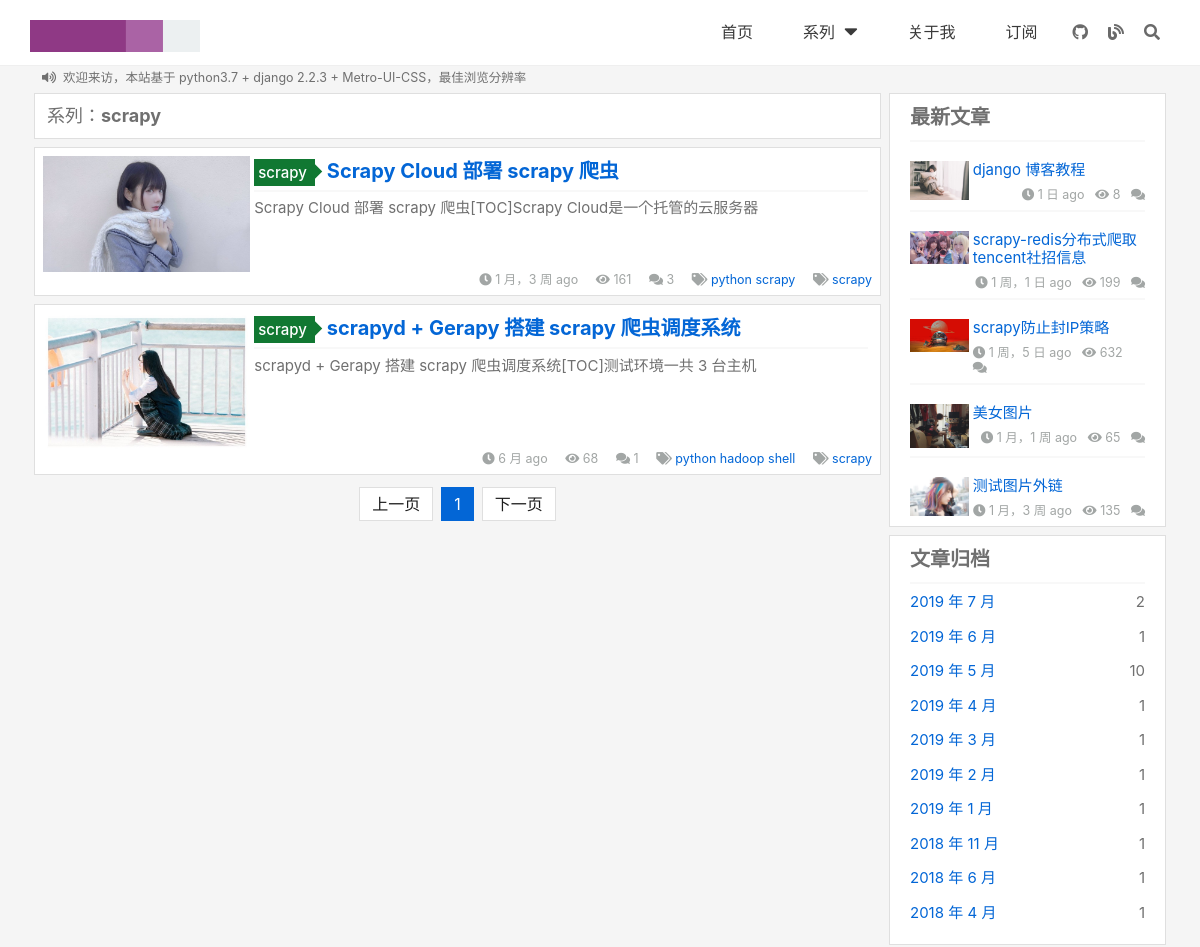
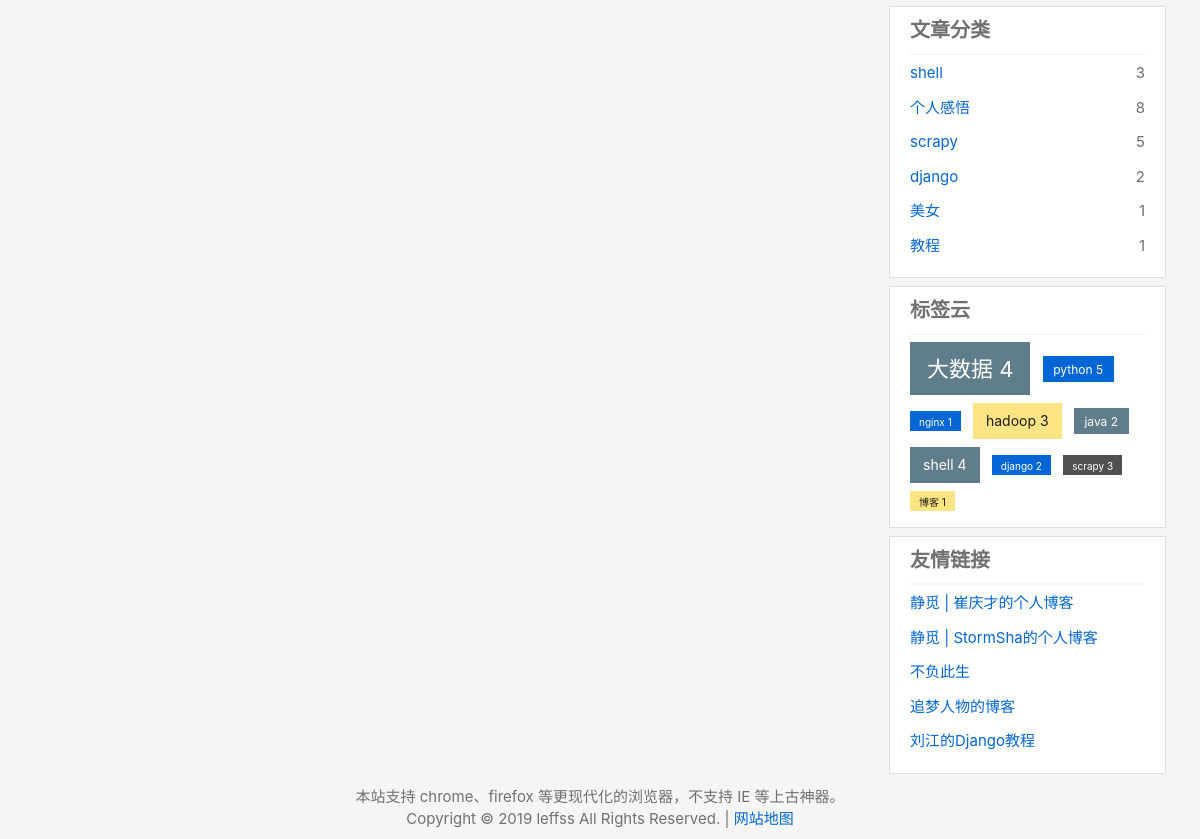
/series/1, run on the app's committed database (2 pictures, top to bottom).
### blog/models.py (models this page shows, shortened)
class Notice(models.Model):
    STATUS_CHOICES = (
        ('0', '显示'),
        ('1', '不显示'),
    )
    content = models.CharField(max_length=100, unique=True, verbose_name='内容')
    add_time = models.DateTimeField(auto_now_add=True, verbose_name='添加时间')
    status = models.CharField(default=0, max_length=1, choices=STATUS_CHOICES, verbose_name='是否显示')
    class Meta:
        verbose_name = '公告'
        verbose_name_plural = '公告'
        ordering = ['-add_time']

class Base(models.Model):   # 基类模型
    name = models.CharField(max_length=32, unique=True, verbose_name='名称')
    created_time = models.DateTimeField(auto_now_add=True, verbose_name='添加时间')
    class Meta:
        abstract = True
        ordering = ['-created_time']

class Series(Base):
    class Meta:
        verbose_name = '文章系列'
        verbose_name_plural = '文章系列'    # 复数形式

class Post(models.Model):
    STATUS_CHOICES = (
        ('0', '发布'),
        ('1', '存稿'),
    )
    CATEGORYS_CHOICES = (
        ('0', '原创'),
        ('1', '转载'),
    )
    COMMENT_CHOICES = (
        (0, '可评论'),
        (1, '不可评论'),
    )
    title = models.CharField(max_length=70, verbose_name='标题', unique=True)
    body = MDTextField(verbose_name='内容')
    created_time = models.DateTimeField(auto_now_add=True, verbose_name='添加时间')
    modified_time = models.DateTimeField(auto_now=True, verbose_name='修改时间')
    excerpt = models.CharField(max_length=200, blank=True, verbose_name='预览', help_text='可为空')
    category = models.ForeignKey(Category, verbose_name='分类', on_delete=models.CASCADE)
    tags = models.ManyToManyField(Tag, blank=True, verbose_name='标签')
    author = models.ForeignKey(User, verbose_name='作者', on_delete=models.CASCADE)
    views = models.PositiveIntegerField(default=0, editable=False, verbose_name='阅读量')
    status = models.CharField(default=0, max_length=1, choices=STATUS_CHOICES, verbose_name='状态')      # 发布状态
    categorys = models.CharField(default=0, max_length=1, choices=CATEGORYS_CHOICES, verbose_name='类型')
    series = models.ForeignKey(Series, verbose_name='系列', null=True, blank=True, help_text='可为空', on_delete=models.CASCADE)        # 系列
    comment_status = models.SmallIntegerField(default=0, choices=COMMENT_CHOICES, verbose_name='评论状态')      # 评论状态
    def colored_status(self):   # 自定义字段在admin后台显示
        if self.status == '1':
            color_code = 'red'
            return format_html('<span style="color: {};">{}</span>', color_code, '存稿')
        else:
            return format_html('<span>{}</span>', '发布')
    colored_status.short_description = "状态"
    colored_status.admin_order_field = 'created_time'   # 排序字段
    def get_absolute_url(self):
        return reverse('blog:detail', kwargs={'pk': self.pk})
    class Meta:
        verbose_name = '文章'
        verbose_name_plural = '文章'
        ordering = ['-created_time']

class Category(Base):
    class Meta:
        verbose_name = '文章分类'
        verbose_name_plural = '文章分类'

class Tag(Base):
    class Meta:
        verbose_name = '文章标签'
        verbose_name_plural = '文章标签'

class Link(Base):
    url = models.URLField(unique=True, verbose_name='地址URL')
    description = models.CharField(max_length=255, default='没有添加描述', verbose_name='描述')
    class Meta:
        verbose_name = '友情链接'
        verbose_name_plural = '友情链接'

### blog/views.py (the view)
# urls.py: url(r'^series/(?P<pk>[0-9]+)$', views.SeriesView.as_view(), name='series'),
class SeriesView(IndexView):
    template_name = 'blog/archive.html'
    def get_queryset(self):
        series = get_object_or_404(Series, pk=self.kwargs.get('pk'))
        return super(SeriesView, self).get_queryset().filter(series=series)
    def get_context_data(self, **kwargs):
        context = super(SeriesView, self).get_context_data(**kwargs)
        series_name = Series.objects.filter(pk=self.kwargs.get('pk')).values()
        context.update({
            'page_title': "系列",
            'archive_name': series_name[0]['name'],
        })
        return context

### templates/blog/archive.html
{% extends 'base.html' %}
{% load staticfiles %}
{% load blog_tags %}
{% load humanize %}
{% get_posts_pic as posts_pic %}
{% block main %}
<div class="container-fluid border bd-default p-2 bg-white article_list">
	<h6 class="m-1">{{ page_title }}：<strong>{{ archive_name }}</strong></h6>
</div>
{% for post in post_list %}
<div class="container-fluid border bd-default mt-2 bg-white article_list">
	<div class="row p-2">
		<div class="cell-md-3 p-0">
			<a href="{{ post.get_absolute_url }}" title="阅读全文" target="_blank"><img class="article-pic" src="{% static 'blog/images/' %}{{ posts_pic | random }}" style="max-width:100%"></a>
		</div>
		<div class="cell-md-9 p-1">
			<h5 class="mt-0 ml-0 mr-0 mb-2">
				<span class="_cat mr-3 bg-lightgreen p-1">
					<span class="text-white"><a href="{% url 'blog:category' post.category.pk %}" class="text-white">{{ post.category.name }}</a></span>
					<div class="_info bg-lightgreen"></div>
				</span>
				<strong><a href="{{ post.get_absolute_url }}" title="阅读全文" target="_blank">{{ post.title }}</a></strong>
			</h5>
			<hr>
			<p class="mt-1">
				{{ post.excerpt|safe }}
			</p>
		</div>
		<div class="cell-md-12 p-0">
			<p class="d-flex flex-justify-end">
				<small class="text-gray">
					<i class="fas fa-clock"></i> {{ post.created_time | naturaltime }}&nbsp;&nbsp;&nbsp;&nbsp;
					<i class="fas fa-eye"></i> {{ post.views }}&nbsp;&nbsp;&nbsp;&nbsp;
					<i class="fas fa-comments"></i> {{ post.comment_set.count }}
					{%if post.tags.all %}
					&nbsp;&nbsp;&nbsp;&nbsp;<i class="fas fa-tags"></i>
					{% for tag in post.tags.all %}
					<a href="{% url 'blog:tag' tag.pk %}">{{ tag.name }} </a>
					{% endfor %}
					{% endif %}
					{%if post.series %}
					&nbsp;&nbsp;&nbsp;&nbsp;<i class="fas fa-tags"></i>
					<a href="{% url 'blog:series' post.series.pk %}">{{ post.series.name }} </a>
					{% endif %}
				</small>
			</p>
		</div>
	</div>
</div>
{% empty %}
<div class="container-fluid border bd-default mt-2 bg-white article_list p-2">
	<div><strong>暂无文章</strong></div>
</div>
{% endfor %}
<div class="article_list">
	<ul class="pagination primary mt-2 flex-justify-center">
	{% if is_paginated %}
		{% if page_obj.has_previous %}
			<li class="page-item"><a class="page-link" href="?{{ page_obj.previous_page_number.querystring }}">上一页</a></li>
		{% else %}
			<li class="page-item no-hover"><a class="page-link">上一页</a></li>
		{% endif %}
		{% for page in page_obj.pages %}
			{% if page %}
				{% ifequal page page_obj.number %}
				<li class="page-item active no-link"><a class="page-link" href="#">{{ page }}</a></li>
				{% else %}
					<li class="page-item"><a class="page-link" href="?{{ page.querystring }}">{{ page }}</a></li>
				{% endifequal %}
			{% else %}
				<li class="page-item no-link"><a class="page-link">...</a></li>
			{% endif %}
		{% endfor %}
		{% if page_obj.has_next %}
			<li class="page-item"><a class="page-link" href="?{{ page_obj.next_page_number.querystring }}">下一页</a></li>
		{% else %}
			<li class="page-item no-hover"><a class="page-link">下一页</a></li>
		{% endif %}
	{% else %}
		<li class="page-item no-hover"><a class="page-link">上一页</a></li>
		<li class="page-item active no-link"><a class="page-link" href="#">1</a></li>
		<li class="page-item no-hover"><a class="page-link">下一页</a></li>
	{% endif %}
	</ul>
</div>
{% endblock main %}

### templates/base.html (shortened to what this page needs)
{% load staticfiles %}
{% load blog_tags %}
{% load humanize %}
{% get_posts_pic as posts_pic %}
<!DOCTYPE html>
<html lang="en">
<head>
	<link href="{% static 'blog/css/highlights/github.css' %}" rel="stylesheet">
	<link href="{% static 'blog/css/metro-all.min.css' %}" rel="stylesheet">
	<link href="{% static 'blog/css/markdown/simple.css' %}" rel="stylesheet">
	<link rel="stylesheet" href="//use.fontawesome.com/releases/v5.8.2/css/all.css">
	<link href="{% static 'blog/css/coreNavigation-1.1.3.min.css' %}" rel="stylesheet">
	<link href="//cdn.bootcss.com/animate.css/3.5.2/animate.min.css" rel="stylesheet">
	<link href="{% static 'blog/css/iziModal.min.css' %}" rel="stylesheet">
	<link href="{% static 'blog/css/custom.css' %}" rel="stylesheet">
</head>
<body>
	<body class="bg-whitesmoke">
		<nav hidden class="header--fixed article_list" id="header">
			<div class="nav-header">
				<a href="/" class="brand">
					<img src="{% static 'blog/images/logo.svg' %}" title="做一个有内涵的Copier"/>
				</a>
			</div>
			<ul class="menu">
				<li><a class="text-white" href="/">首页</a></li>
				<li class="dropdown">
					<a class="text-white" href="#">系列&nbsp;&nbsp;<i class="fas fa-caret-down fa-lg"></i></a>
						{% get_series as series_list %}
				</li>
				<li class="megamenu">
					<a class="text-white" href="#" id="about">关于我</a>
				</li>
				<li><a class="text-white" href="{% url 'rss' %}" target="_blank">订阅</a></li>
			</ul>
			<ul class="attributes">
				<li><a class="text-white" href="https://github.com/leffss" title="我的github" target="_blank"><span class="fab fa-github"></span></a></li>
				<li><a class="text-white" href="https://www.cnblogs.com/leffss" title="我的cnblogs" target="_blank"><span class="fas fa-blog"></span></a></li>
				<li><a href="#" class="toggle-search-top" title="搜索"><span class="fas fa-search"></span></a></li>
			</ul>
		</nav>
		<div class="container article_list" style="padding-top:65px;">
			<div class="row">
				<div class="cell-6">
					<small>
						<ul class="newsticker p-0 ml-0 mr-0 mb-0 mt-1">
							{% get_notice as notice_list %}
							{% for notice in notice_list %}
							<li><i class="fas fa-volume-up" title="公告"></i>&nbsp;&nbsp;{{ notice.content|safe }}</li>
							{% empty %}
							<li> </li>
							{% endfor %}
						</ul>
					</small>
				</div>
				<div class="cell-6 text-right">
				</div>
			</div>
		</div>
		<div class="container">
			<div class="row">
				<div class="cell-sm-12 cell-md-12 cell-lg-12 cell-xl-9 p-1">
				{% block main %}
				{% endblock main %}
				</div>
				<div class="cell-xl-3 p-1 d-none d-block-xl">
					{% block news %}
					<div id="element">
						<div class="container-fluid border bd-default bg-white article_list">
							<div class="row p-2 m-0" >
								<div class="cell-md-full p-0">
									<h5 class="mt-1 mb-1 ml-0 mr-0"><strong>最新文章</strong></h5>
								</div>
								{% get_recent_posts as recent_post_list %}
								{% for post in recent_post_list %}
								<div class="cell-md-12 mb-3 p-0">
									<hr>
								</div>
								<div class="cell-md-3 p-0">
									<a href="{{ post.get_absolute_url  }}" title="阅读全文" target="_blank"><img class="article-pic" src="{% static 'blog/images/' %}{{ posts_pic | random }}" style="max-width:100%"><a>
								</div>
								<div class="cell-md-9 pl-1 pt-0 pb-0 pr-0">
									<p class="m-0"><a href="{% url 'blog:detail' post.id %}" title="阅读全文" target="_blank">{{ post.title }}</a></p>
									<p class="d-flex flex-justify-end mt-2 ml-0 mr-0 mt-0">
										<small class="text-gray">
											<i class="fas fa-clock"></i> {{ post.created_time | naturaltime }}&nbsp;&nbsp;
											<i class="fas fa-eye"></i> {{ post.views }}&nbsp;&nbsp;
											<i class="fas fa-comments"></i> {{ post.comment_nums }}
										</small>
									</p>
								</div>
								{% endfor %}
							</div>
						</div>
					</div>
					{% endblock news %}
					<div class="container-fluid border bd-default bg-white mt-2 article_list">
						<div class="row p-2 m-0">
							<div class="cell-md-full p-0">
								<h5 class="mt-1 mb-1 ml-0 mr-0"><strong>文章归档</strong></h5>
							</div>
							<div class="cell-md-12 p-0">
								<hr>
							</div>
							{% archives as date_list %}
							{% for date in date_list %}
							<div class="cell-md-12 mb-3 p-0">
								<a href="{% url 'blog:archives' date.year date.month %}">{{ date.year }} 年 {{ date.month }} 月</a>
								{% archives_date date.year date.month as archives_conut %}
								<span class="float-right">{{ archives_conut }}</span>
							</div>
							{% endfor %}
						</div>
					</div>
					<div class="container-fluid border bd-default bg-white mt-2 article_list">
						<div class="row p-2 m-0">
							<div class="cell-md-full p-0">
								<h5 class="mt-1 mb-1 ml-0 mr-0"><strong>文章分类</strong></h5>
							</div>
							<div class="cell-md-12 p-0">
								<hr>
							</div>
							{% get_categories as category_list %}
							{% for category in category_list %}
							<div class="cell-md-12 mb-3 p-0">
								<a href="{% url 'blog:category' category.pk %}">{{ category.name }}</a>
								<span class="float-right">{{ category.num_posts }}</span>
							</div>
							{% endfor %}
						</div>
					</div>
					<div class="container-fluid border bd-default bg-white mt-2 article_list">
						<div class="row p-2 m-0">
							<div class="cell-md-full p-0">
								<h5 class="mt-1 mb-1 ml-0 mr-0"><strong>标签云</strong></h5>
							</div>
							<div class="cell-md-12 p-0">
								<hr>
							</div>
							<div class="cell-md-12 p-0">
								{% get_tags as tag_list %}
								{% for tag in tag_list %}
								<a class="button {{ tag.bg_color }} {{ tag.size }} mr-2 mb-2 tags" href="{% url 'blog:tag' tag.id %}">{{ tag.name }} {{ tag.num_posts }}</a>
								{% endfor %}
							</div>
						</div>
					</div>
					<div class="container-fluid border bd-default bg-white mt-2 article_list" id="last">
						<div class="row p-2 m-0">
							<div class="cell-md-full p-0">
								<h5 class="mt-1 mb-1 ml-0 mr-0"><strong>友情链接</strong></h5>
							</div>
							<div class="cell-md-12 p-0">
								<hr>
							</div>
							{% get_link as link_list %}
							{% for link in link_list %}
							<div class="cell-md-12 mb-3 p-0">
								<a href="{{ link.url }}" target="_blank">{{ link.name }}</a>
							</div>
							{% endfor %}
						</div>
					</div>
				</div>
			</div>
		</div>
		<div class="mt-2 mb-2 article_list">
			<div class="d-flex flex-justify-center">本站支持 chrome、firefox 等更现代化的浏览器，不支持 IE 等上古神器。</div>
			<div class="d-flex flex-justify-center">Copyright © 2019 leffss All Rights Reserved.&nbsp;|&nbsp;<a href="/sitemap.xml" target="_blank">网站地图</a></div>
		</div>
	</body>
</html>

### data on the page
Notice: content "欢迎来访，本站基于 python3.7 + django 2.2.3 + Metro-UI-CSS，最佳浏览分辨率…"
Series: name "scrapy"
Post: shows a picture, category.name "scrapy", title "Scrapy Cloud 部署 scrapy 爬虫", excerpt "Scrapy Cloud 部署 scrapy 爬虫[TOC]Scrapy Cloud是一个托管的云服务器", created_time "1 月，3 周 ago", views "161", comment_set.count "3", series.name "scrapy"
Tag: name "python"
Tag: name "scrapy"
Post: shows a picture, category.name "scrapy", title "scrapyd + Gerapy 搭建 scrapy 爬虫调度系统", excerpt "scrapyd + Gerapy 搭建 scrapy 爬虫调度系统[TOC]测试环境一共 3 台主机", created_time "6 月 ago", views "68", comment_set.count "1", series.name "scrapy"
Tag: name "hadoop"
Tag: name "shell"
Post: shows a picture, title "django 博客教程", created_time "1 日 ago", views "8"
Post: shows a picture, title "scrapy-redis分布式爬取tencent社招信息", created_time "1 周，1 日 ago", views "199"
Post: shows a picture, title "scrapy防止封IP策略", created_time "1 周，5 日 ago", views "632"
Post: shows a picture, title "美女图片", created_time "1 月，1 周 ago", views "65"
Post: shows a picture, title "测试图片外链", created_time "1 月，3 周 ago", views "135"
Category: name "shell", num_posts "3"
Category: name "个人感悟", num_posts "8"
Category: name "scrapy", num_posts "5", num_posts "3"
Category: name "django", num_posts "2"
Category: name "美女", num_posts "1"
Category: name "教程", num_posts "1"
Series: name "django", num_posts "2"
Link: name "静觅 | 崔庆才的个人博客"
Link: name "静觅 | StormSha的个人博客"
Link: name "不负此生"
Link: name "追梦人物的博客"
Link: name "刘江的Django教程"

### other printed values
{{ page_title }} "系列"
{{ date.year }} "2019" "2019" "2019" "2019" "2019" "2019" "2019" "2018" "2018" "2018"
{{ date.month }} "7" "6" "5" "4" "3" "2" "1" "11" "6" "4"
{{ archives_conut }} "2" "1" "10" "1" "1" "1" "1" "1" "1" "1"
{{ tag.name }} "大数据" "python" "nginx" "hadoop" "java" "shell" "博客"
{{ tag.num_posts }} "4" "5" "1" "3" "2" "4" "1"
